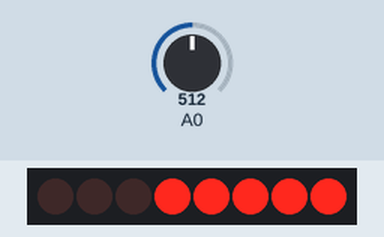
Recording of a sketch running on a simulated Arduino Uno, built with avr-gcc and run on an emulated ATmega328P. Shown: 8 shift-register outputs drawn as a row of LEDs (first output left, lit = HIGH). Wiring (inferred from the names in the program): shift register (74HC595): data pin 8; shift clock pin 12; latch pin 11. Wiring (inferred from the signals the program sends): row of LEDs: on Q0, Q1, Q2, Q3, Q4, Q5, Q6, Q7. Inputs (shaded band) come from the test bench; at power-on: A0 = 512.

Above: at 1.2 s.
1.3 s: A0 set to 716
At 2.1 s:
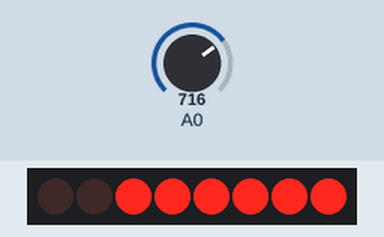
2.8 s: A0 set to 900
At 3.2 s:
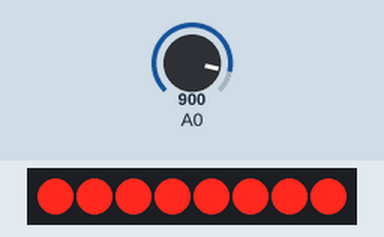
4.3 s: A0 set to 511
At 5.5 s:
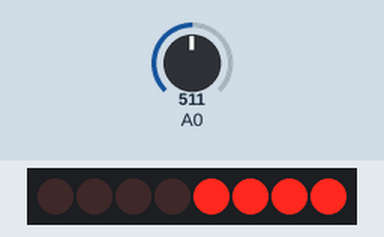
5.8 s: A0 set to 306
At 6.7 s:
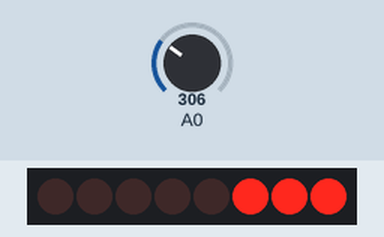
7.3 s: A0 set to 122
At 7.8 s:
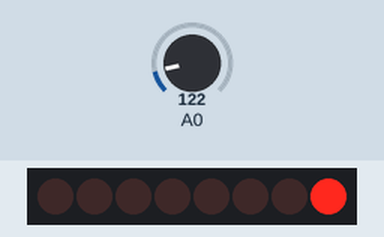
8.8 s: A0 set to 1023
At 10.2 s:
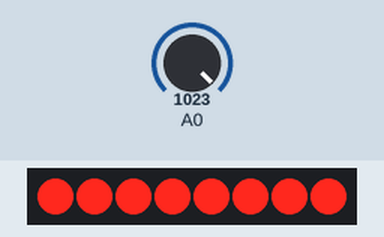
Timing chart, 0 to 11.3 s (numbered marks = the images above; inputs shaded):
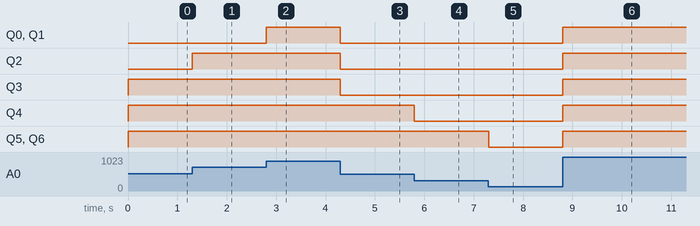

Measured:
- after the input at 1.3 s, Q2: LOW → HIGH at once
- after the input at 2.8 s, Q0, Q1: LOW → HIGH at once
- after the input at 4.3 s, Q0–3: HIGH → LOW at once
- after the input at 5.8 s, Q4: HIGH → LOW at once
- after the input at 7.3 s, Q5, Q6: HIGH → LOW at once
- after the input at 8.8 s, Q0–6: LOW → HIGH at once

The sketch:

BarraDeCarga.ino
```cpp
// (licence header left out)
//Pin conectado a ST_CP del 74HC595
int SH_CP_Pin = 11;
//Pin conectado a SH_CP del 74HC595
int ST_CP_Pin = 12;
////Pin conectado a DS del 74HC595
int DS_Pin = 8;
// Byte de configuracion
byte barra = B00000001;

/**********************************************************************************************************
 *  Nombre:      Setup
 *  Retornos:    Nada
 *  Parametros:  Nada
 *  Descripcion: Función de configuración.
**********************************************************************************************************/

void setup() {
  pinMode(SH_CP_Pin, OUTPUT);
  pinMode(ST_CP_Pin, OUTPUT);
  pinMode(DS_Pin, OUTPUT);
}

/**********************************************************************************************************
 *  Nombre:      Loop
 *  Retorna:     Nada
 *  Parametros:  Nada
 *  Descripcion: Loop general.
 **********************************************************************************************************/

void loop() {
  int index = map(analogRead(A0),0, 1023,0,8);
  for (int j = 1; j < 8; j++) {
    if(j <= index) bitSet(barra,j);
    else bitClear(barra,j);
    // Se manteiene en LOW el SH_CP_Pin mientras se este transmitiendo
    digitalWrite(SH_CP_Pin, LOW);
    shiftOut(DS_Pin, ST_CP_Pin, LSBFIRST, barra);
    // cuando se desea guardar de pada a HIGH el SH_CP_Pin
    digitalWrite(SH_CP_Pin, HIGH);
  }

} 
```
